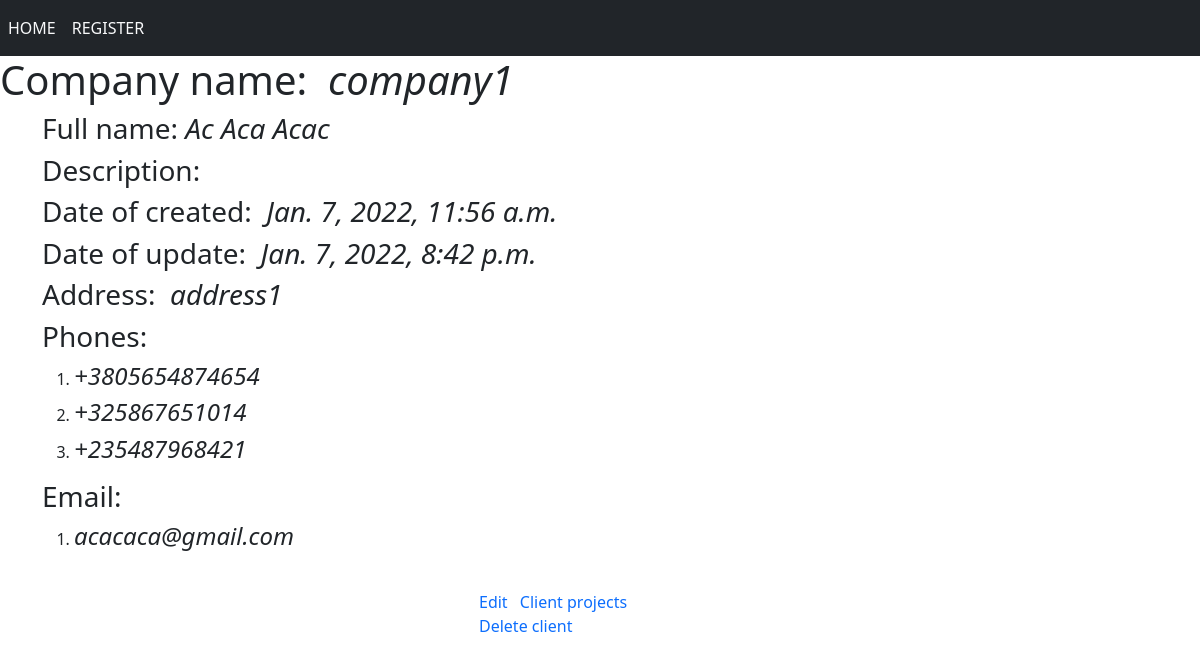
/client/client/1/, run on an earlier commit of the app's database.
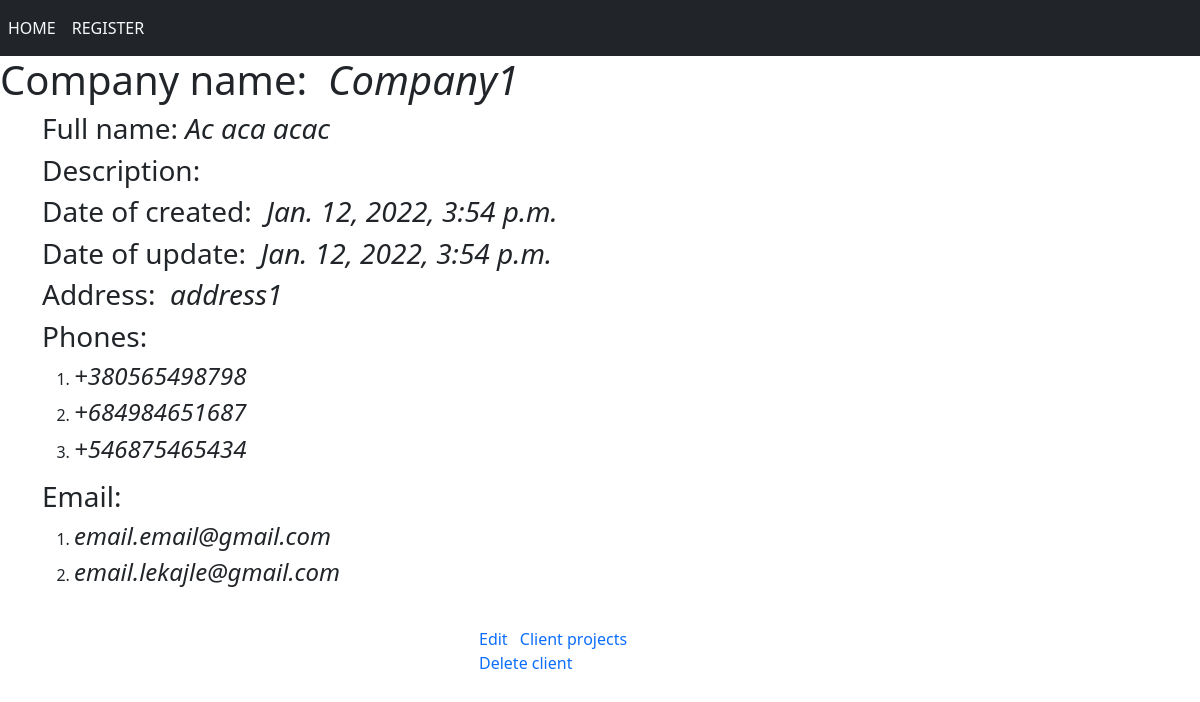
And on a later commit of the database.
### clients/models.py (models this page shows, shortened)
class Client(models.Model):
    name_company = models.CharField(max_length=200)
    full_name_user = models.CharField(max_length=100)
    company_description = tinymce_models.HTMLField('Description')
    created = models.DateTimeField(auto_now_add=True)
    updated = models.DateTimeField(auto_now=True)
    address = models.CharField(max_length=200)

class Phone(models.Model):
    number = models.CharField(max_length=20, help_text='Enter phone number.')
    client = models.ForeignKey('Client', on_delete=models.CASCADE)
    def __str__(self):
        return self.number

class Email(models.Model):
    email = models.EmailField(help_text='Enter e-mail address.')
    client = models.ForeignKey('Client', on_delete=models.CASCADE)
    def __str__(self):
        return self.email

### clients/views.py (the view)
# urls.py: path('client/<int:client_id>/', ClientAbout.as_view(), name='client_about'),
class ClientAbout(DetailView):
    model = Client
    template_name = 'clients/client_about.html'
    pk_url_kwarg = 'client_id'
    context_object_name = 'client_about'

### clients/templates/clients/client_about.html (shortened to what this page needs)
{% extends 'clients/base.html' %}
{% block content %}
  <h1>Company name: &nbsp;<em>{{client_about.name_company}}</em></h1>
  <div class="container">
  <h3>Full name: <em>{{client_about.full_name_user}}</em></h3>
  <h3>Description: &nbsp;<em>{% autoescape off %}{{client_about.company_description}}{% endautoescape %}</em></h3>
  <h3>Date of created: &nbsp;<em>{{client_about.created}}</em></h3>
  <h3>Date of update: &nbsp;<em>{{client_about.updated}}</em></h3>
  <h3>Address: &nbsp;<em>{{client_about.address}}</em></h3>
  <h3>Phones: &nbsp;</h3>
  <ol>
      {% for number in client_about.phone_set.all %}
        <li><h4><em>{{number}}</em></h4></li>
      {% endfor %}
  </ol>
  <h3>Email: &nbsp;</h3>
  <ol>
    {% for email in client_about.email_set.all %}
    <li><h4><em>{{email}}</em></h4></li>
    {% endfor %}
  </ol>
    </div>
  <br>
  <div class="mx-auto" style="width: 250px;">
  <div class="div1 mx-1">
  <a href="{% url 'client_update' client_about.pk %}">Edit</a>
  </div>
  <div class="div1 mx-1">
    <a href="" class="">Client projects</a>
  </div>
  <div class="div1 mx-1">
    <a href="" class="">Delete client</a>
  </div>
    </div>
{% endblock %}

What changed in the data, as far as the page shows it:
changed Client "address1": name_company "company1" → "Company1"; full_name_user "Ac Aca Acac" → "Ac aca acac"; created "Jan. 7, 2022, 11:56 a.m." → "Jan. 12, 2022, 3:54 p.m."; updated "Jan. 7, 2022, 8:42 p.m." → "Jan. 12, 2022, 3:54 p.m."
changed Phone (number 1 of 3 on the later page): number "+3805654874654" → "+380565498798"
changed Phone (number 2 of 3 on the later page): number "+325867651014" → "+684984651687"
changed Phone (number 3 of 3 on the later page): number "+235487968421" → "+546875465434"
changed Email: email "acacaca@gmail.com" → "email.email@gmail.com"
now on this page (row edited): Email: email "email.lekajle@gmail.com"
